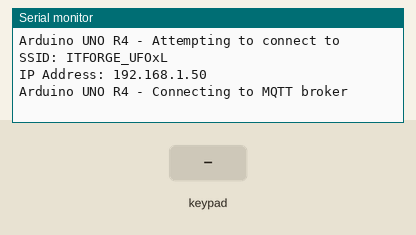
This sketch was run on a simulated Arduino Uno R4 WiFi. Shown: the last lines printed to the serial monitor. Inputs (shaded band) come from the test bench. WiFi joins after 1.5 s; servers stay silent unless stated; no MQTT or app messages arrive unless stated.

Above: at 12.7 s.
12.8 s: key '1' pressed
At 13.4 s:
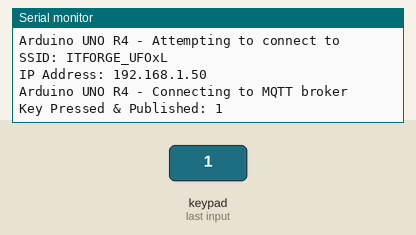
14.3 s: keypad keys 9 8 7 6 # pressed 0.4 s apart
At 17.2 s:
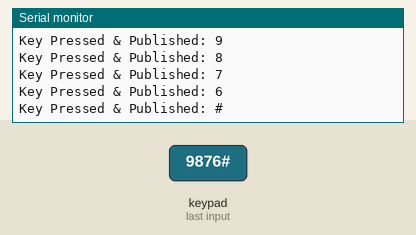
17.8 s: key 'A' pressed
At 18.7 s:
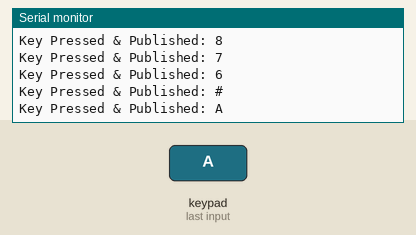
19.3 s: keypad keys 9 8 7 6 * pressed 0.4 s apart
At 22.2 s:
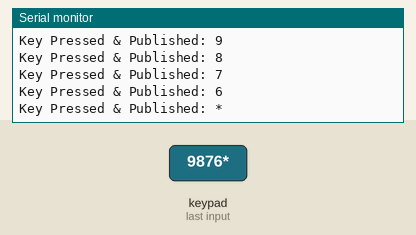
22.8 s: key 'B' pressed
At 23.7 s:
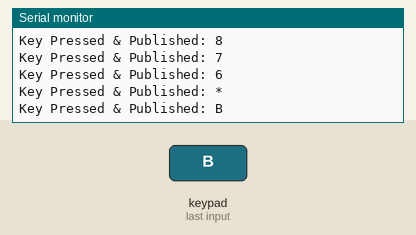
24.3 s: keypad keys 9 8 7 6 D pressed 0.4 s apart
At 27.1 s:
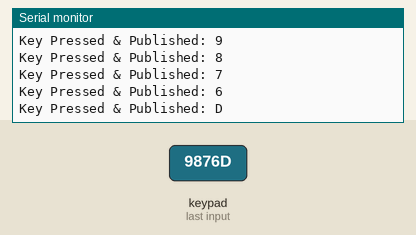
Timing chart, 0 to 28.6 s (numbered marks = the images above; inputs shaded):
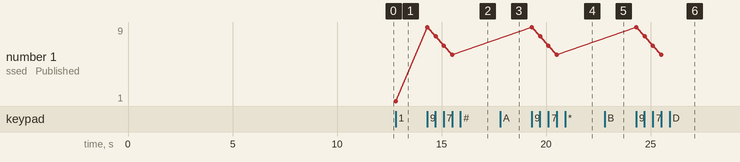

The sketch:

mqtt_2.ino
```cpp
/*
 *
 * This Arduino UNO R4 code is made available for public use without any restriction
 *
 */

#include <WiFiS3.h>
#include <MQTTClient.h>
#include <Keypad.h>

const char WIFI_SSID[] = "ITFORGE_UFOxL";           // CHANGE TO YOUR WIFI SSID
const char WIFI_PASSWORD[] = "Ahhhhhhh";  // CHANGE TO YOUR WIFI PASSWORD

const char MQTT_BROKER_ADRRESS[] = "mqtt-dashboard.com";  // CHANGE TO MQTT BROKER'S ADDRESS
//const char MQTT_BROKER_ADRRESS[] = "192.168.0.11";  // CHANGE TO MQTT BROKER'S IP ADDRESS
const int MQTT_PORT = 1883;
const char MQTT_CLIENT_ID[] = "arduino-uno-r4-ananya";  // CHANGE IT AS YOU DESIRE
const char MQTT_USERNAME[] = "";                        // CHANGE IT IF REQUIRED, empty if not required
const char MQTT_PASSWORD[] = "";                        // CHANGE IT IF REQUIRED, empty if not required

// The MQTT topics that Arduino should publish/subscribe
const char PUBLISH_TOPIC[] = "ananya/temp";  // CHANGE IT AS YOU DESIRE

const int PUBLISH_INTERVAL = 5000;  // 5 seconds

WiFiClient network;
MQTTClient mqtt = MQTTClient(256);

unsigned long lastPublishTime = 0;

char key_num[4][4] = {
  {'1', '2', '3', 'A'},
  {'4', '5', '6', 'B'},
  {'7', '8', '9', 'C'},
  {'*', '0', '#', 'D'}
};

byte rowPins[4] = {9, 8, 7, 6};
byte colPins[4] = {5, 4, 3, 2};

Keypad keypad = Keypad(makeKeymap(key_num), rowPins, colPins, 4, 4);

void setup() {
  Serial.begin(9600);

  int status = WL_IDLE_STATUS;
  while (status != WL_CONNECTED) {
    Serial.print("Arduino UNO R4 - Attempting to connect to SSID: ");
    Serial.println(WIFI_SSID);
    // Connect to WPA/WPA2 network. Change this line if using open or WEP network:
    status = WiFi.begin(WIFI_SSID, WIFI_PASSWORD);

    // wait 10 seconds for connection:
    delay(10000);
  }
  // print your board's IP address:
  Serial.print("IP Address: ");
  Serial.println(WiFi.localIP());

  connectToMQTT();
}

void loop() {
  mqtt.loop();

  char input = keypad.getKey();

  // ถ้ามีการกดปุ่ม (input ไม่เป็นค่าว่าง) ให้ส่งออก MQTT ทันที
  if (input != NO_KEY) {
    sendNum(input);
  }
}

void connectToMQTT() {
  // Connect to the MQTT broker
  mqtt.begin(MQTT_BROKER_ADRRESS, MQTT_PORT, network);

  Serial.print("Arduino UNO R4 - Connecting to MQTT broker");

  while (!mqtt.connect(MQTT_CLIENT_ID, MQTT_USERNAME, MQTT_PASSWORD)) {
    Serial.print(".");
    delay(100);
  }
  Serial.println();

  if (!mqtt.connected()) {
    Serial.println("Arduino UNO R4 - MQTT broker Timeout!");
    return;
  }
}


// void sendPotentiometerData() {
//   int val = analogRead(A0);

//   String payload = String(val);
//   mqtt.publish(PUBLISH_TOPIC, payload);

//   Serial.print("Potentiometer Value: ");
//   Serial.println(payload);
// }

void sendNum(char key) {
  String payload = String(key);
  mqtt.publish(PUBLISH_TOPIC, payload);

  Serial.print("Key Pressed & Published: ");
  Serial.println(payload);
}
```

Measured:
- after the input at 12.8 s, the serial monitor: prints a new line at once (image 1)
- after the input at 14.3 s, the serial monitor: prints a new line at once (image 2)
- after the input at 17.8 s, the serial monitor: prints a new line at once (image 3)
- after the input at 19.3 s, the serial monitor: prints a new line at once (image 4)
- after the input at 22.8 s, the serial monitor: prints a new line at once (image 5)
- after the input at 24.3 s, the serial monitor: prints a new line at once (image 6)
- plotted number 1: 1 → 6 after the input at 14.3 s
